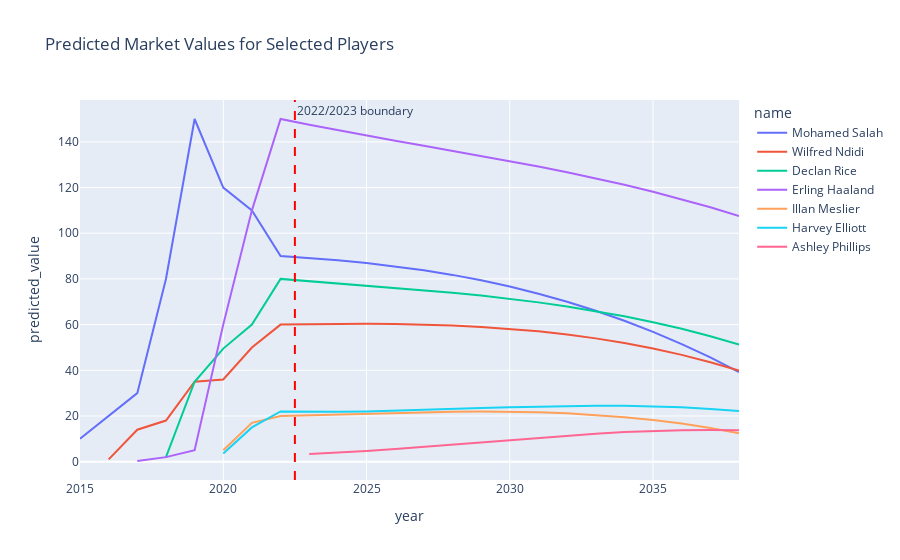

Here is the notebook cell this chart was saved with:
### Code cell
players = [418560, 357662, 565822, 859951, 148455, 274839, 542586]
plot_player_value_trends(train_df=train_df, merged_df=merged, player_ids=players)

### Figure 1 — Plotly figure (JSON) as saved in the notebook; plotly's stock layout.template omitted (floating-point values rounded to 4 significant figures)
{"data": [{"customdata": [[22], [23], [24], [25], [27], [27], [28], [30], [31], [32], [33], [34], [35], [36], [37], [38], [39], [40], [41], [42], [43], [44], [45], [46]], "hovertemplate": "name=Mohamed Salah<br>year=%{x}<br>predicted_value=%{y}<br>age=%{customdata[0]}<extra></extra>", "legendgroup": "Mohamed Salah", "line": {"color": "#636efa", "dash": "solid"}, "marker": {"symbol": "circle"}, "mode": "lines", "name": "Mohamed Salah", "orientation": "v", "showlegend": true, "type": "scatter", "x": [2015, 2016, 2017, 2018, 2019, 2020, 2021, 2022, 2023, 2024, 2025, 2026, 2027, 2028, 2029, 2030, 2031, 2032, 2033, 2034, 2035, 2036, 2037, 2038], "xaxis": "x", "y": [10, 20, 30, 80, 150, 120, 110, 90, 89.2, 88.22, 87.01, 85.55, 83.8, 81.76, 79.39, 76.65, 73.55, 70.03, 66.09, 61.7, 56.84, 51.49, 45.62, 39.23], "yaxis": "y"}, {"customdata": [[19], [20], [21], [22], [23], [24], [25], [26], [27], [28], [29], [30], [31], [32], [33], [34], [35], [36], [37], [38], [39], [40], [41]], "hovertemplate": "name=Wilfred Ndidi<br>year=%{x}<br>predicted_value=%{y}<br>age=%{customdata[0]}<extra></extra>", "legendgroup": "Wilfred Ndidi", "line": {"color": "#EF553B", "dash": "solid"}, "marker": {"symbol": "circle"}, "mode": "lines", "name": "Wilfred Ndidi", "orientation": "v", "showlegend": true, "type": "scatter", "x": [2016, 2017, 2018, 2019, 2020, 2021, 2022, 2023, 2024, 2025, 2026, 2027, 2028, 2029, 2030, 2031, 2032, 2033, 2034, 2035, 2036, 2037, 2038], "xaxis": "x", "y": [1, 14, 18, 35, 36, 50, 60, 60.17, 60.29, 60.33, 60.25, 60.02, 59.61, 59.0, 58.16, 57.06, 55.68, 53.97, 51.94, 49.54, 46.75, 43.55, 39.92], "yaxis": "y"}, {"customdata": [[18], [20], [21], [22], [23], [24], [25], [26], [27], [28], [29], [30], [31], [32], [33], [34], [35], [36], [37], [38], [39]], "hovertemplate": "name=Declan Rice<br>year=%{x}<br>predicted_value=%{y}<br>age=%{customdata[0]}<extra></extra>", "legendgroup": "Declan Rice", "line": {"color": "#00cc96", "dash": "solid"}, "marker": {"symbol": "circle"}, "mode": "lines", "name": "Declan Rice", "orientation": "v", "showlegend": true, "type": "scatter", "x": [2018, 2019, 2020, 2021, 2022, 2023, 2024, 2025, 2026, 2027, 2028, 2029, 2030, 2031, 2032, 2033, 2034, 2035, 2036, 2037, 2038], "xaxis": "x", "y": [2, 35, 49.5, 60, 80, 79.0, 78.05, 77.09, 76.12, 75.08, 73.96, 72.71, 71.31, 69.73, 67.94, 65.92, 63.63, 61.05, 58.15, 54.91, 51.3], "yaxis": "y"}, {"customdata": [[17], [18], [18], [19], [20], [21], [22], [23], [24], [25], [26], [27], [28], [29], [30], [31], [32], [33], [34], [35], [36], [37]], "hovertemplate": "name=Erling Haaland<br>year=%{x}<br>predicted_value=%{y}<br>age=%{customdata[0]}<extra></extra>", "legendgroup": "Erling Haaland", "line": {"color": "#ab63fa", "dash": "solid"}, "marker": {"symbol": "circle"}, "mode": "lines", "name": "Erling Haaland", "orientation": "v", "showlegend": true, "type": "scatter", "x": [2017, 2018, 2019, 2020, 2021, 2022, 2023, 2024, 2025, 2026, 2027, 2028, 2029, 2030, 2031, 2032, 2033, 2034, 2035, 2036, 2037, 2038], "xaxis": "x", "y": [0.3, 2, 5, 60, 110, 150, 147.4, 145.0, 142.7, 140.5, 138.3, 136.1, 133.9, 131.6, 129.2, 126.7, 124.1, 121.2, 118.2, 114.9, 111.3, 107.5], "yaxis": "y"}, {"customdata": [[20], [21], [22], [23], [24], [25], [26], [27], [28], [29], [30], [31], [32], [33], [34], [35], [36], [37], [38]], "hovertemplate": "name=Illan Meslier<br>year=%{x}<br>predicted_value=%{y}<br>age=%{customdata[0]}<extra></extra>", "legendgroup": "Illan Meslier", "line": {"color": "#FFA15A", "dash": "solid"}, "marker": {"symbol": "circle"}, "mode": "lines", "name": "Illan Meslier", "orientation": "v", "showlegend": true, "type": "scatter", "x": [2020, 2021, 2022, 2023, 2024, 2025, 2026, 2027, 2028, 2029, 2030, 2031, 2032, 2033, 2034, 2035, 2036, 2037, 2038], "xaxis": "x", "y": [5, 17, 20, 20.32, 20.68, 21.05, 21.39, 21.67, 21.87, 21.95, 21.87, 21.61, 21.15, 20.45, 19.49, 18.24, 16.67, 14.77, 12.49], "yaxis": "y"}, {"customdata": [[17], [17], [18], [19], [20], [21], [22], [23], [24], [25], [26], [27], [28], [29], [30], [31], [32], [33], [34]], "hovertemplate": "name=Harvey Elliott<br>year=%{x}<br>predicted_value=%{y}<br>age=%{customdata[0]}<extra></extra>", "legendgroup": "Harvey Elliott", "line": {"color": "#19d3f3", "dash": "solid"}, "marker": {"symbol": "circle"}, "mode": "lines", "name": "Harvey Elliott", "orientation": "v", "showlegend": true, "type": "scatter", "x": [2020, 2021, 2022, 2023, 2024, 2025, 2026, 2027, 2028, 2029, 2030, 2031, 2032, 2033, 2034, 2035, 2036, 2037, 2038], "xaxis": "x", "y": [3.6, 15, 22, 21.83, 21.85, 22.02, 22.3, 22.66, 23.05, 23.46, 23.83, 24.15, 24.37, 24.48, 24.44, 24.21, 23.78, 23.1, 22.17], "yaxis": "y"}, {"customdata": [[18], [19], [20], [21], [22], [23], [24], [25], [26], [27], [28], [29], [30], [31], [32], [33]], "hovertemplate": "name=Ashley Phillips<br>year=%{x}<br>predicted_value=%{y}<br>age=%{customdata[0]}<extra></extra>", "legendgroup": "Ashley Phillips", "line": {"color": "#FF6692", "dash": "solid"}, "marker": {"symbol": "circle"}, "mode": "lines", "name": "Ashley Phillips", "orientation": "v", "showlegend": true, "type": "scatter", "x": [2023, 2024, 2025, 2026, 2027, 2028, 2029, 2030, 2031, 2032, 2033, 2034, 2035, 2036, 2037, 2038], "xaxis": "x", "y": [3.356, 3.918, 4.649, 5.508, 6.465, 7.481, 8.52, 9.551, 10.54, 11.46, 12.27, 12.95, 13.46, 13.78, 13.88, 13.72], "yaxis": "y"}], "layout": {"annotations": [{"showarrow": false, "text": "2022/2023 boundary", "x": 2022.0, "xanchor": "left", "xref": "x", "y": 1, "yanchor": "top", "yref": "y domain"}], "legend": {"title": {"text": "name"}, "tracegroupgap": 0}, "shapes": [{"line": {"color": "red", "dash": "dash"}, "type": "line", "x0": 2022.0, "x1": 2022.0, "xref": "x", "y0": 0, "y1": 1, "yref": "y domain"}], "title": {"text": "Predicted Market Values for Selected Players"}, "xaxis": {"anchor": "y", "domain": [0, 1], "title": {"text": "year"}}, "yaxis": {"anchor": "x", "domain": [0, 1], "title": {"text": "predicted_value"}}}}
